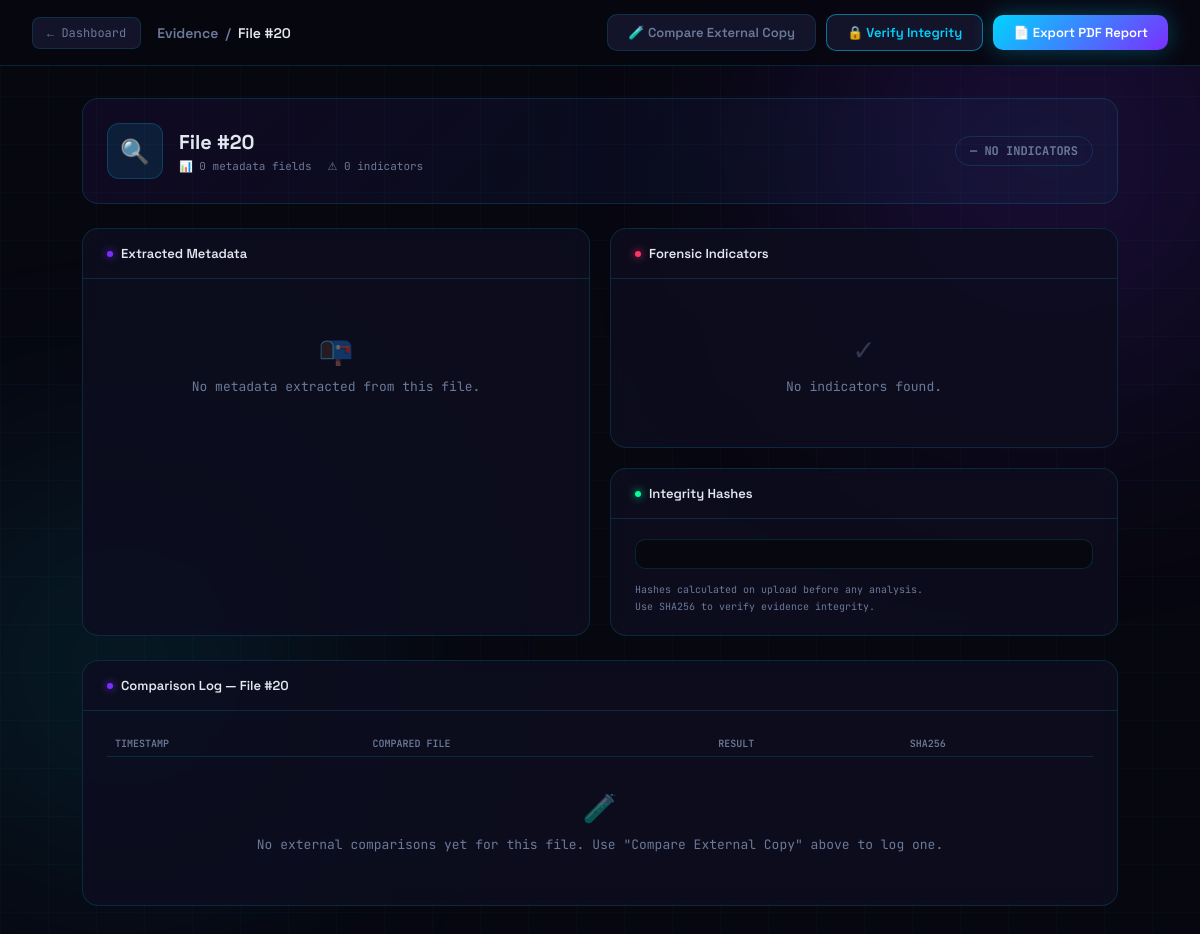
Before: /file/20 with the older database file.
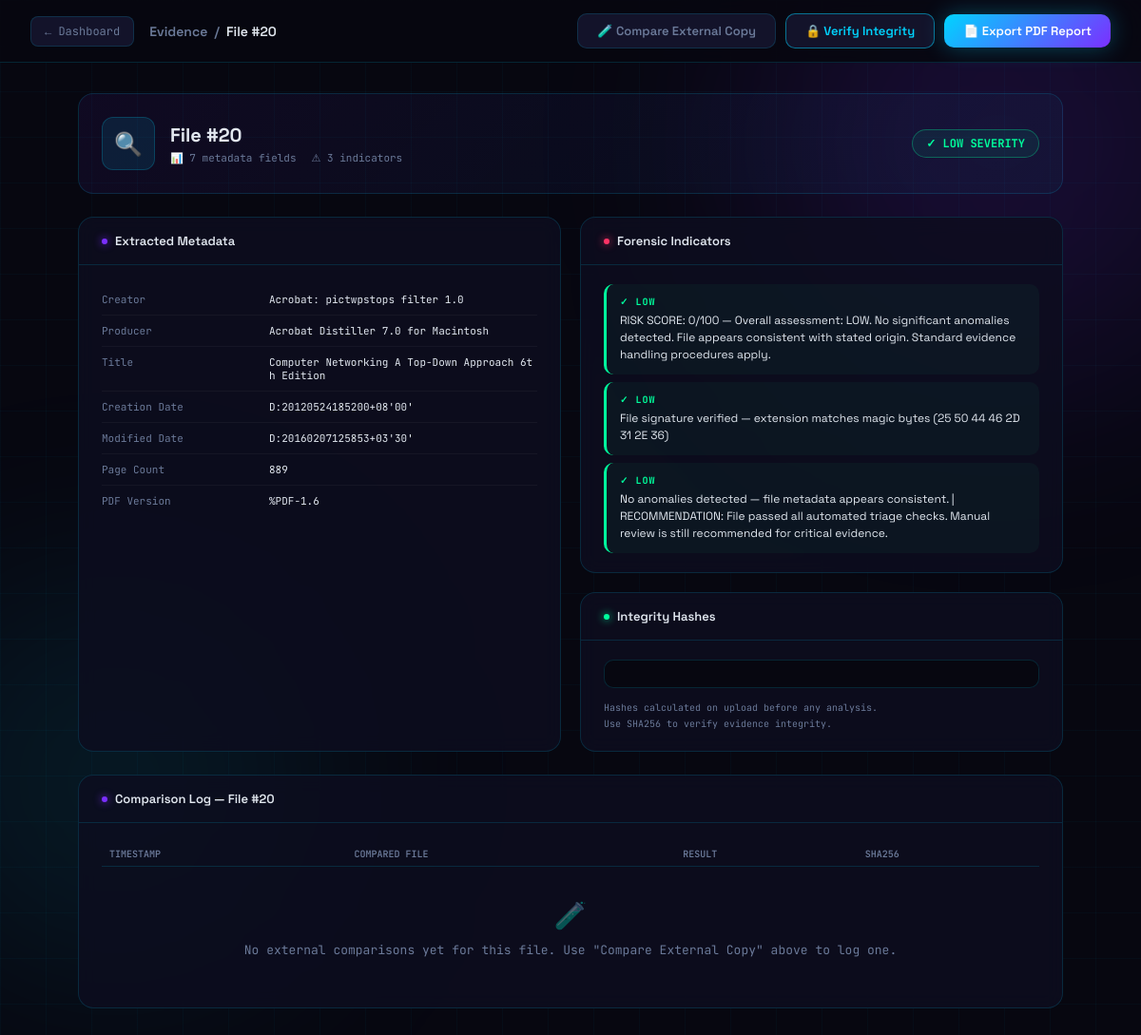
After: the same page with the newer database file.
### tables this page shows
CREATE TABLE metadata (
            id      INTEGER PRIMARY KEY AUTOINCREMENT,
            file_id INTEGER NOT NULL,
            key     TEXT NOT NULL,
            value   TEXT,
            FOREIGN KEY (file_id) REFERENCES files(id)
        );

CREATE TABLE indicators (
            id          INTEGER PRIMARY KEY AUTOINCREMENT,
            file_id     INTEGER NOT NULL,
            severity    TEXT NOT NULL,
            description TEXT NOT NULL,
            FOREIGN KEY (file_id) REFERENCES files(id)
        );

### app.py (the view)
@app.route('/file/<int:file_id>')
def file_detail(file_id):
    metadata    = get_file_metadata(file_id)
    indicators  = get_file_indicators(file_id)
    comparisons = get_comparisons(file_id)
    return render_template('file_detail.html',
                           file_id     = file_id,
                           metadata    = metadata,
                           indicators  = indicators,
                           comparisons = comparisons)

### database/db.py (called while the page is built)
def get_connection():
    conn = sqlite3.connect(DATABASE)
    conn.row_factory = sqlite3.Row
    return conn

def get_file_metadata(file_id):
    conn = get_connection()
    cursor = conn.cursor()
    cursor.execute('SELECT key, value FROM metadata WHERE file_id = ?', (file_id,))
    rows = cursor.fetchall()
    conn.close()
    return rows

def get_file_indicators(file_id):
    conn = get_connection()
    cursor = conn.cursor()
    cursor.execute('SELECT severity, description FROM indicators WHERE file_id = ?', (file_id,))
    rows = cursor.fetchall()
    conn.close()
    return rows

def get_comparisons(file_id):
    conn = get_connection()
    cursor = conn.cursor()
    cursor.execute('''
        SELECT * FROM comparisons
        WHERE file_id = ?
        ORDER BY timestamp DESC
    ''', (file_id,))
    rows = cursor.fetchall()
    conn.close()
    return [dict(r) for r in rows]

### templates/file_detail.html (shortened to what the changed rows need)
<!DOCTYPE html>
<html lang="en">
<head>
</head>
<body>
    <div class="page">
        <div class="file-header">
            <div class="file-header-icon">🔍</div>
            <div>
                <div class="file-header-name">File #{{ file_id }}</div>
                <div class="file-header-meta">
                    <span>📊 {{ metadata | length }} metadata fields</span>
                    <span>⚠ {{ indicators | length }} indicators</span>
                </div>
            </div>
            {% set severities = indicators | map(attribute='severity') | list %}
            {% if 'HIGH' in severities %}
                <span class="sev-badge HIGH">⚠ HIGH SEVERITY</span>
            {% elif 'MEDIUM' in severities %}
                <span class="sev-badge MEDIUM">⚡ MEDIUM SEVERITY</span>
            {% elif 'LOW' in severities %}
                <span class="sev-badge LOW">✓ LOW SEVERITY</span>
            {% else %}
                <span class="sev-badge NONE">— NO INDICATORS</span>
            {% endif %}
        </div>
        <div class="two-col">
            <div class="panel">
                <div class="panel-body">
                    {% if metadata %}
                        <div class="meta-table">
                            {% for row in metadata %}
                            <div class="meta-row">
                                <span class="meta-key">{{ row['key'] }}</span>
                                <span class="meta-val
                                ">
                                    {{ row['value'] }}
                                </span>
                            </div>
                            {% endfor %}
                        </div>
                    {% else %}
                        <div class="empty">
                            <div class="empty-icon">📭</div>
                            No metadata extracted from this file.
                        </div>
                    {% endif %}
                </div>
            </div>
            <div style="display: flex; flex-direction: column; gap: 20px;">
                <div class="panel">
                    <div class="panel-body">
                        {% if indicators %}
                            <div class="ind-list">
                                {% for ind in indicators %}
                                <div class="ind-item {{ ind['severity'] }}">
                                    <div class="ind-sev {{ ind['severity'] }}">
                                        {% if ind['severity'] == 'HIGH' %}⚠ HIGH
                                        {% elif ind['severity'] == 'MEDIUM' %}⚡ MEDIUM
                                        {% else %}✓ LOW
                                        {% endif %}
                                    </div>
                                    <div class="ind-desc">{{ ind['description'] }}</div>
                                </div>
                                {% endfor %}
                            </div>
                        {% else %}
                            <div class="empty">
                                <div class="empty-icon">✓</div>
                                No indicators found.
                            </div>
                        {% endif %}
                    </div>
                </div>
            </div>
        </div>
        <div class="panel">
            <div class="panel-body">
                <table id="comparison-table" style="width:100%; border-collapse: collapse;">
                    <thead>
                        <tr style="text-align:left; border-bottom: 1px solid var(--border);">
                            <th style="padding:6px 8px; font-size:10px; font-family:var(--mono); color:var(--muted); font-weight:600;">TIMESTAMP</th>
                            <th style="padding:6px 8px; font-size:10px; font-family:var(--mono); color:var(--muted); font-weight:600;">COMPARED FILE</th>
                            <th style="padding:6px 8px; font-size:10px; font-family:var(--mono); color:var(--muted); font-weight:600;">RESULT</th>
                            <th style="padding:6px 8px; font-size:10px; font-family:var(--mono); color:var(--muted); font-weight:600;">SHA256</th>
                        </tr>
                    </thead>
                </table>
            </div>
        </div>
    </div>
</body>
</html>

Changed rows visible on the page:
added metadata: key "Creator", value "Acrobat: pictwpstops filter 1.0"
added metadata: key "Producer", value "Acrobat Distiller 7.0 for Macintosh"
added metadata: key "Title", value "Computer Networking A Top-Down Approach 6th Edition"
added metadata: key "Creation Date", value "D:20120524185200+08'00'"
added metadata: key "Modified Date", value "D:20160207125853+03'30'"
added metadata: key "Page Count", value "889"
added metadata: key "PDF Version", value "%PDF-1.6"
added indicators: severity "✓ LOW", description "RISK SCORE: 0/100 — Overall assessment: LOW. No significant anomalies detected. File appears consistent with stated origin. Standard evidence handling procedures apply."
added indicators: severity "✓ LOW", description "File signature verified — extension matches magic bytes (25 50 44 46 2D 31 2E 36)"
added indicators: severity "✓ LOW", description "No anomalies detected — file metadata appears consistent. | RECOMMENDATION: File passed all automated triage checks. Manual review is still recommended for critical evidence."
Other visible differences:
{{ metadata | length }}: "0" → "7"
{{ indicators | length }}: "0" → "3"
text no longer shown: "— NO INDICATORS 📭 No metadata extracted from this file. ✓ No indicators found."
text now shown: "✓ LOW SEVERITY"
